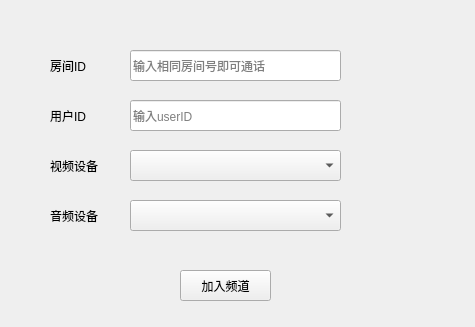
<?xml version="1.0" encoding="UTF-8"?>
<ui version="4.0">
 <class>mainwindowClass</class>
 <widget class="QMainWindow" name="mainwindowClass">
  <property name="geometry">
   <rect>
    <x>0</x>
    <y>0</y>
    <width>475</width>
    <height>327</height>
   </rect>
  </property>
  <property name="windowTitle">
   <string>mainwindow</string>
  </property>
  <widget class="QWidget" name="centralWidget">
   <widget class="QPushButton" name="joinChannel">
    <property name="geometry">
     <rect>
      <x>180</x>
      <y>270</y>
      <width>91</width>
      <height>31</height>
     </rect>
    </property>
    <property name="text">
     <string>加入频道</string>
    </property>
   </widget>
   <widget class="QLineEdit" name="roomid">
    <property name="geometry">
     <rect>
      <x>130</x>
      <y>50</y>
      <width>211</width>
      <height>31</height>
     </rect>
    </property>
    <property name="placeholderText">
     <string>输入相同房间号即可通话</string>
    </property>
   </widget>
   <widget class="QLineEdit" name="userId">
    <property name="geometry">
     <rect>
      <x>130</x>
      <y>100</y>
      <width>211</width>
      <height>31</height>
     </rect>
    </property>
    <property name="placeholderText">
     <string>输入userID</string>
    </property>
   </widget>
   <widget class="QComboBox" name="video_comboBox">
    <property name="geometry">
     <rect>
      <x>130</x>
      <y>150</y>
      <width>211</width>
      <height>31</height>
     </rect>
    </property>
   </widget>
   <widget class="QComboBox" name="audio_comboBox">
    <property name="geometry">
     <rect>
      <x>130</x>
      <y>200</y>
      <width>211</width>
      <height>31</height>
     </rect>
    </property>
   </widget>
   <widget class="QLabel" name="label">
    <property name="geometry">
     <rect>
      <x>50</x>
      <y>150</y>
      <width>51</width>
      <height>31</height>
     </rect>
    </property>
    <property name="text">
     <string>视频设备</string>
    </property>
   </widget>
   <widget class="QLabel" name="label_2">
    <property name="geometry">
     <rect>
      <x>50</x>
      <y>200</y>
      <width>51</width>
      <height>31</height>
     </rect>
    </property>
    <property name="text">
     <string>音频设备</string>
    </property>
   </widget>
   <widget class="QLabel" name="label_3">
    <property name="geometry">
     <rect>
      <x>50</x>
      <y>50</y>
      <width>51</width>
      <height>31</height>
     </rect>
    </property>
    <property name="text">
     <string>房间ID</string>
    </property>
   </widget>
   <widget class="QLabel" name="label_4">
    <property name="geometry">
     <rect>
      <x>50</x>
      <y>100</y>
      <width>51</width>
      <height>31</height>
     </rect>
    </property>
    <property name="text">
     <string>用户ID</string>
    </property>
   </widget>
  </widget>
 </widget>
 <layoutdefault spacing="6" margin="11"/>
 <resources/>
 <connections/>
</ui>
